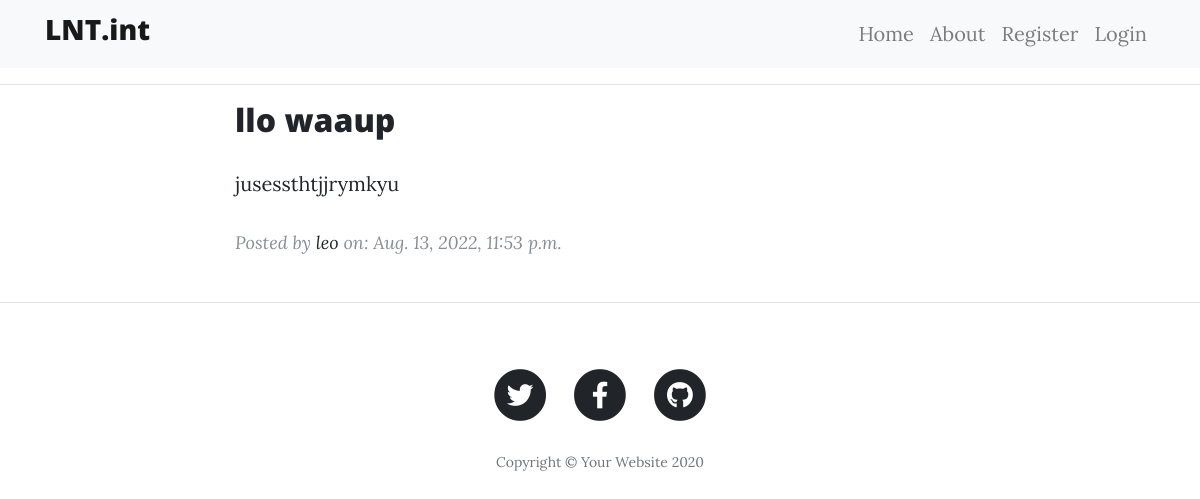
The page /post/13/ on the database as committed earlier.
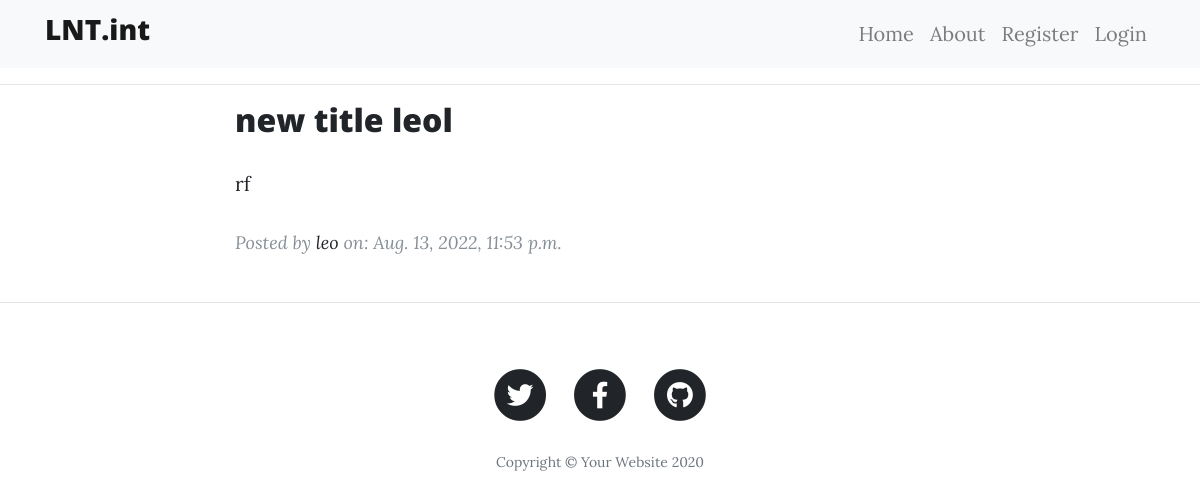
The same page on the database as committed later.
### blog/models.py (models this page shows, shortened)
class Blog(models.Model):
    title= models.CharField(max_length=100)
    content= models.TextField()
    post_created = models.DateTimeField(default=timezone.now)
    author = models.ForeignKey(User, on_delete=models.CASCADE)

### blog/views.py (the view)
# urls.py: path('post/<int:pk>/', views.PostDetailView.as_view(), name='blog-post-detail'),
class PostDetailView(DetailView):
    model = Blog
    template_name = 'blog/blog_detail.html'
    context_object_name = 'blog'
    extra_context = {'title': 'View Post'}

### blog/templates/blog/blog_detail.html (shortened to what this page needs)
{% extends 'blog/base.html' %}
{% block content %}
              <div class="col-lg-8 col-md-10 mx-auto">
                    <div class="post-preview">
                            <h2 class="post-title">
                             {{ blog.title }}
                                </h2>
                            <p>
                                {{ blog.content }}
                            </p>
                        <p class="post-meta">
                            Posted by
                            <a href="#!">{{ blog.author.username }}</a>
                            on: {{ blog.post_created }}
                    </div>
                    </div>
{% endblock content %}

Rows that differ between the two databases and show on the page:
changed Blog "leo": title "llo waaup" → "new title leol"; content "jusessthtjjrymkyu" → "rf"
